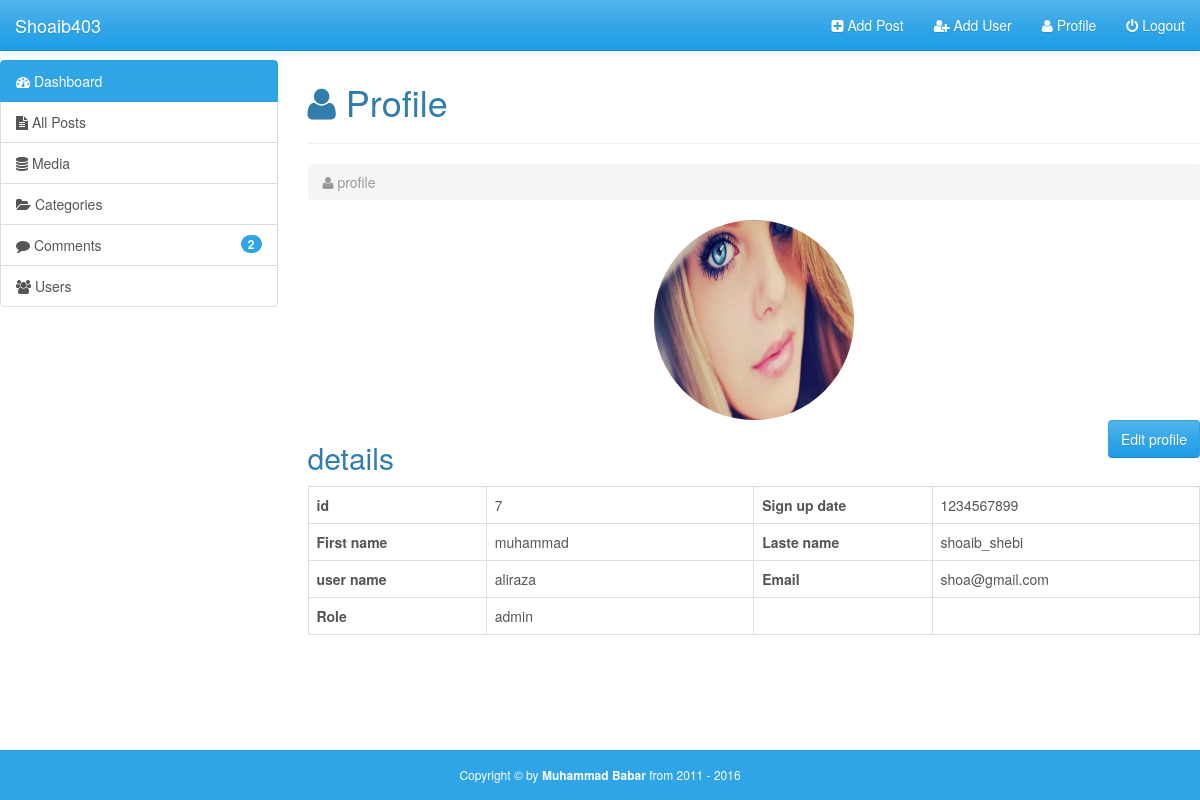
The app's page /admin/profile.php (signed in) with its own data.
### tables this page shows
CREATE TABLE `users` (
  `user_id` int(11) NOT NULL,
  `date` int(11) NOT NULL,
  `fname` varchar(100) NOT NULL,
  `lname` varchar(100) NOT NULL,
  `username` varchar(100) NOT NULL,
  `email` varchar(100) NOT NULL,
  `image` text NOT NULL,
  `password` varchar(100) NOT NULL,
  `role` varchar(100) NOT NULL,
  `details` text NOT NULL,
  `salt` varchar(100) NOT NULL
);

### admin/profile.php (the view, shortened to what this page needs)
<?php require_once('inc/top.php') ?>
  <body>
<?php require_once('inc/header.php');
$email=$_SESSION['email'];
$que="select * from users where email='$email';";
$res=mysqli_query($con,$que);
$res=mysqli_fetch_assoc($res);
$id=$res['user_id'];
$date=$res['date'];
$fname=$res['fname'];
$lname=$res['lname'];
$username=$res['username'];
$role=$res['role'];
$image=$res['image'];
$email=$res['email'];
?>
        <div class="conainer-fluid body-section">
            <div class="row">
                <?php require_once('inc/sidebar.php') ?>
                <div class="col-md-9">
                    <h1><i class="fa fa-user"></i> Profile </h1><hr>
                    <ol class="breadcrumb">
                      <li class="active"><i class="fa fa-user"></i> profile</li>
                    </ol>
                    <center><img src="img/<?php echo $image ?>" width="200px" height="200px" style="border-radius:50%;"></center>
                    <a href="edit-profile.php?edit_profile=<?php echo $id?>" class="btn btn-primary pull-right">Edit profile</a>
                    <table class="table table-hover table-bordered">
                        <tr>
                            <th width="20%">id</th>
                            <td width="30%"><?=$id ?></td>
                            <th width="20%">Sign up date</th>
                            <td width="30%"><?=$date ?></td>
                        </tr>
                         <tr>
                            <th width="20%">First name</th>
                            <td width="30%"><?=$fname ?></td>
                            <th width="20%">Laste name</th>
                            <td width="30%"><?=$lname ?></td>
                        </tr>
                         <tr>
                            <th width="20%">user name</th>
                            <td width="30%"><?=$username ?></td>
                            <th width="20%">Email</th>
                            <td width="30%"><?=$email ?></td>
                        </tr>
                         <tr>
                            <th width="20%">Role</th>
                            <td width="30%"><?=$role ?></td>
                            <th width="20%"></th>
                            <td width="30%"></td>
                        </tr>
                        <div class="row">
                            <div class="col-md-8">
                                <h2>details</h2>
                            </div>
                        </div>
                    </table>
                </div>
            </div>
        </div>
       <?php
          require_once('inc/footer.php'); ?>

### admin/inc/top.php (shortened to what this page needs)
<!DOCTYPE html>
<html lang="en">
  <head>
    <link href="css/font-awesome.css" rel="stylesheet">
    <link href="css/animated.css" rel="stylesheet">
    <link href="css/bootstrap.min.css" rel="stylesheet">
    <link href="css/style.css" rel="stylesheet">
  </head>

### admin/inc/header.php (shortened to what this page needs)
<div id="wrapper">
       <nav class="navbar navbar-default navbar-fixed-top">
         <div class="container-fluid">
           <div class="navbar-header">
             <a class="navbar-brand" href="index.php">Shoaib403</a>
           </div>
           <div class="collapse navbar-collapse" id="bs-example-navbar-collapse-1">
             <ul class="nav navbar-nav navbar-right">
               <li><a href="add-post.php"><i class="fa fa-plus-square"></i> Add Post</a></li>
               <li><a href="add-user.php"><i class="fa fa-user-plus"></i> Add User</a></li>
               <li><a href="profile.php"><i class="fa fa-user"></i> Profile</a></li>
               <li><a href="logout.php"><i class="fa fa-power-off"></i> Logout</a></li>
             </ul>
           </div>
         </div>
       </nav>

### admin/inc/sidebar.php
<div class="col-md-3">
                    <div class="list-group">
                      <a href="index.php" class="list-group-item active dash">
                        <i class="fa fa-tachometer"></i> Dashboard
                      </a>
                      <a href="posts.php" class="list-group-item posts">
                          <i class="fa fa-file-text"></i> All Posts
                      </a>
                      <a href="media.php" class="list-group-item posts">
                          <i class="fa fa-database"></i> Media
                      </a>
                      <a href="categories_.php" class="list-group-item cats">
                          <i class="fa fa-folder-open"></i> Categories
                      </a>
                       <a href="comments.php" class="list-group-item comments">
                         <?php
                           $que="select * from comments where status='pending';";
                           $res=mysqli_query($con,$que);
                           $no=mysqli_num_rows($res);
                           ?>
                          <span class="badge"><?=$no?></span>
                          <i class="fa fa-comment"></i> Comments
                      </a>
                      <a href="users.php" class="list-group-item users">
                          <i class="fa fa-users"></i> Users
                      </a>
                    </div>
                </div>

### admin/inc/footer.php (shortened to what this page needs)
   <footer class="text-center">
            Copyright &copy; by <a href="#">Muhammad Babar</a> from 2011 - 2016
        </footer>
    </div>
  </body>
</html>

### admin/css/style.css (style rules this page uses)
html,body { height: 100%; }
body { padding-top: 60px; }
#wrapper { min-height: 100%; position: relative; }
.body-section { padding-bottom: 70px; }
footer { background:#2FA4E7; color:white; height: 50px; line-height: 50px; font-size: 12px; position: absolute; bottom: 0; width: 100%; }
footer a { color:white; font-weight: bold; }

### records on screen
users: image (picture), user_id "7", date "1234567899", fname "muhammad", lname "shoaib_shebi", username "aliraza", email "shoa@gmail.com", role "admin"

### other values on screen
$no "2"
